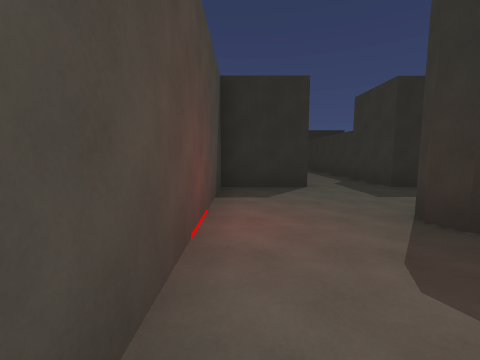
View 1 (above)

18 first-person views from a walk through a Unity game level. The camera is 1.5 m above the floor, tilts 6° down and sees 90° across. The floor is counted in squares, 2 m on a side. Each view is taken from the middle of a square. On the plan, view 1 faces up. The plan holds only what a view shows up to about 9 squares ahead; the rest is blank. The place goes on beyond the plan. The player character is not drawn. Surface patterns are stand-ins for the level's own textures.

View 2
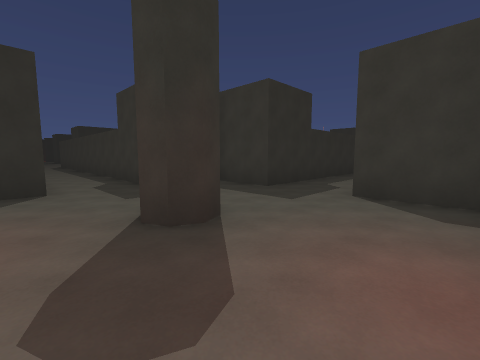

View 3
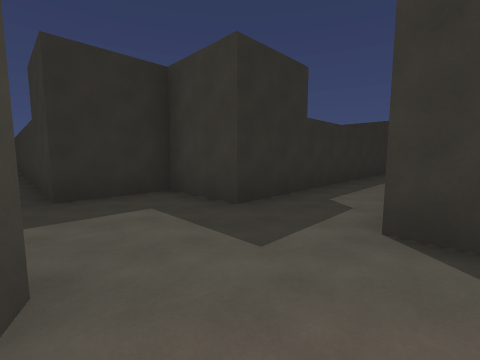

View 4
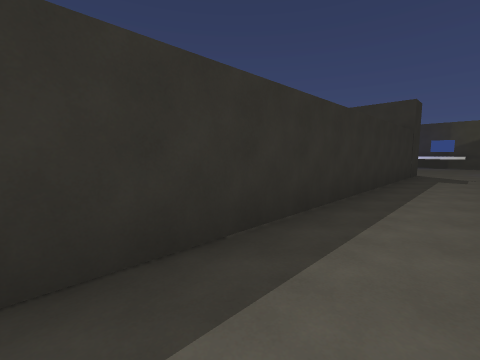

View 5
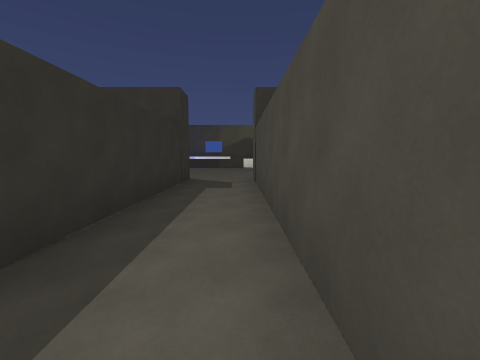

View 6
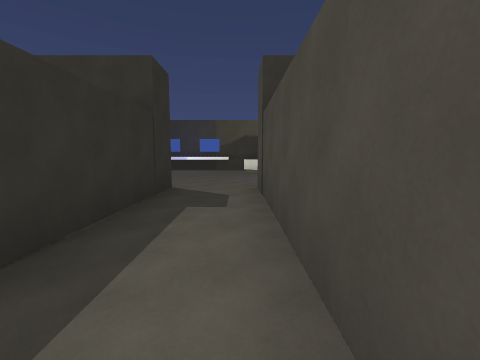

View 7
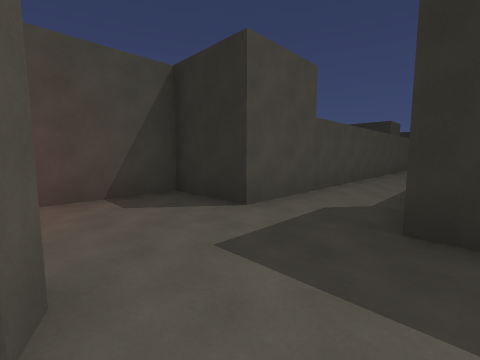

View 8
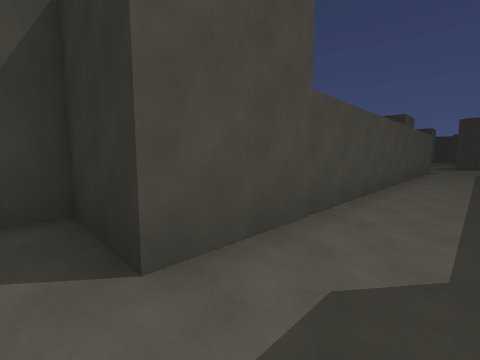

View 9
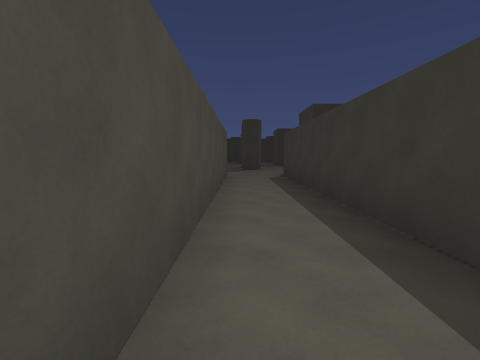

View 10
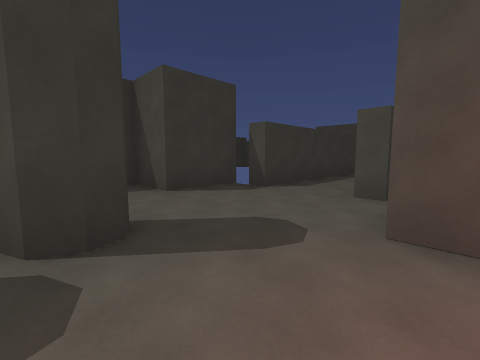

View 11
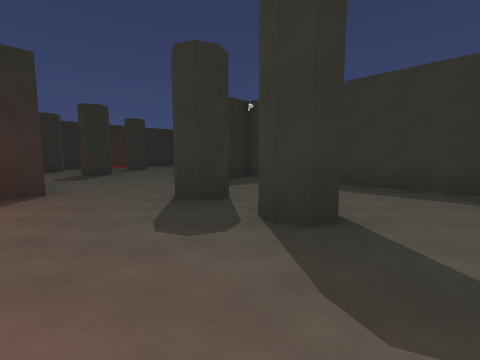

View 12
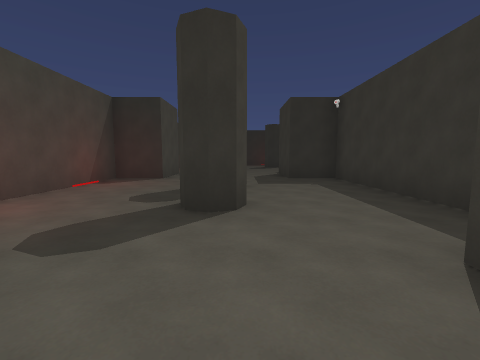

View 13
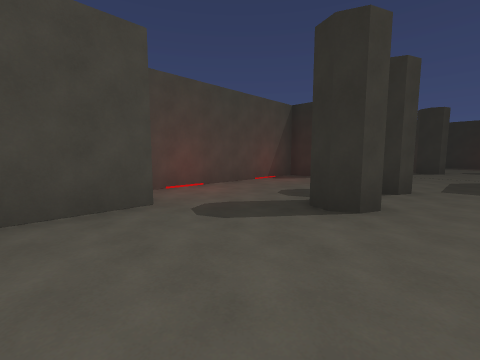

View 14
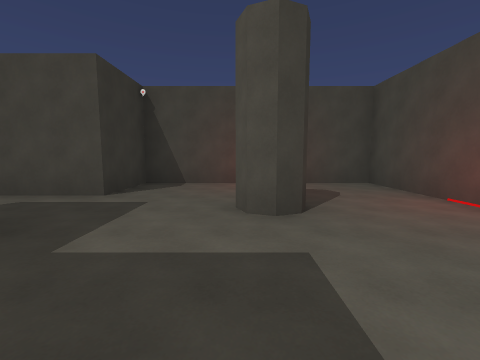

View 15
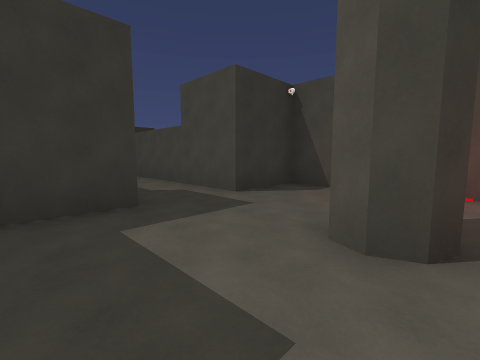

View 16
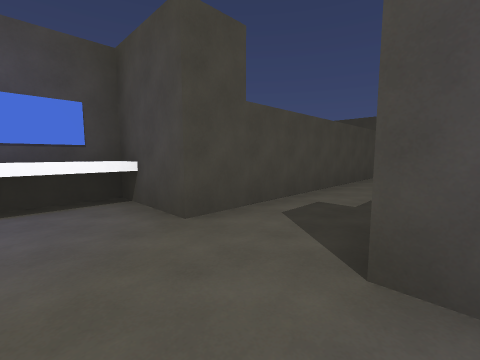

View 17
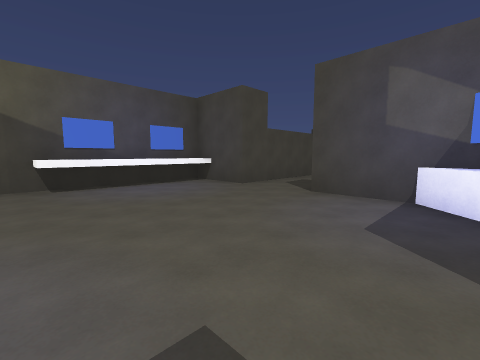

View 18
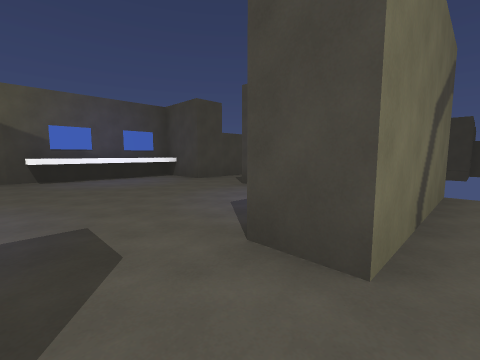

### Floor plan
Points are (right, up) in squares from view 1. A wall is a line through its corners. A room is listed if a view was taken in it or the views show most of it. See-through windows are left out.
Room 1 (views 1, 2, 3, 4, 5, 6, 7, 8, 9, 14, 15)
walls: (2.9, 3) (3.2, 2.4) (2.6, 2.1) (2.2, 2.3) (2.1, 2.6) (2.2, 3) (2.6, 3.1) (2.9, 3); (1.6, 17.6) (1.6, 5.6) (-0.4, 5.6) (-0.4, -0.4) (5.5, -0.4) (5.5, 1.6) (18.5, 1.6) (18.5, -0.4) (19.5, -0.4); (18.5, 3.6) (5.5, 3.6) (5.5, 5.6) (3.6, 5.6) (3.6, 17.6); (18.5, 0.3) (19.5, 0.3)
ways out: opening at (2.5, 18) to room 2; opening at (18.7, 2) to room 3
Room 2 (views 10, 11, 12, 13)
walls: (3.1, 21.6) (3, 21.2) (2.6, 21.1) (2.2, 21.2) (2.1, 21.6) (2.3, 22); (2.6, 23.1) (2.3, 23.2) (2.1, 23.6) (2.3, 24); (3.1, 23.6) (3, 23.2); (-0.1, 19.6) (0.6, 19.6) (0.6, 17.9); (0.6, 25.6) (-0.9, 25.6) (-0.9, 20.2); (1, 17.6) (1.6, 17.6); (3.6, 17.6) (4.1, 17.6); (4.5, 17.5) (4.5, 19.6) (6, 19.6) (6, 24.6)
ways out: opening at (2.5, 18) to room 1; opening at (3, 24.6); gap at (3, 23)
Room 3 (views 16, 17)
walls: (19.2, 6.1) (18.4, 5.3); (18.5, 6) (18.5, 3.6); (19.5, 0.3) (22.5, 0.3); (19.5, -0.4) (23.1, -0.4)
ways out: opening at (18.7, 2) to room 1; opening at (22.5, 7) to room 4
Room 4 (view 18)
walls: (17.4, 7.6) (21.5, 7.6) (21.5, 6.5)
ways out: opening at (22.5, 7) to room 3

Where each view was taken, in squares from view 1:
view 1: 0 up, 0 right, facing up
view 2: 0 up, 1 right, facing up-right
view 3: 1 up, 3 right, facing up-right
view 4: 2 up, 8 right, facing up-right
view 5: 2 up, 11 right, facing right
view 6: 2 up, 13 right, facing right
view 7: 3 up, 4 right, facing up-left
view 8: 5 up, 3 right, facing up-left
view 9: 9 up, 2 right, facing up
view 10: 22 up, 0 right, facing down-right
view 11: 20 up, 0 right, facing up-right
view 12: 18 up, 3 right, facing up
view 13: 18 up, 4 right, facing up-left
view 14: 6 up, 3 right, facing down
view 15: 5 up, 2 right, facing down-right
view 16: 4 up, 20 right, facing down-left
view 17: 6 up, 23 right, facing down-left
view 18: 8 up, 23 right, facing down-left
